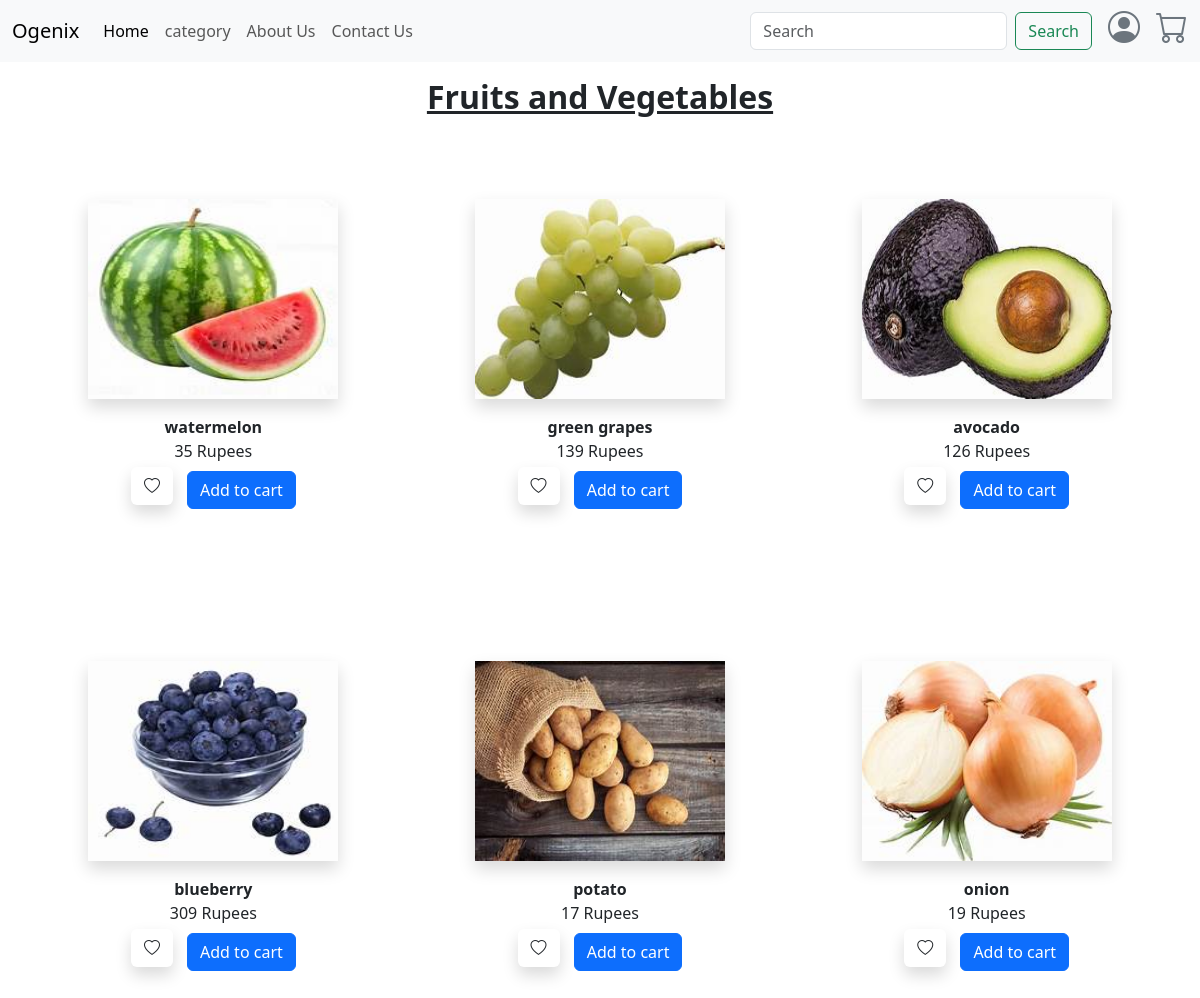
/fruit/, run on the app's committed database.
### marts/models.py (models this page shows, shortened)
class Product(models.Model):
   CATEGORY_CHOICES=[
      ('packaged','Packaged'),
      ('fruit','Fruit'),
      ('cooking','Cooking'),
      ('dairy','Dairy')
   ]
   name=models.CharField(max_length=50,unique=True)
   price=models.CharField()
   image=models.ImageField(upload_to='products/',null=True,blank=True)
   category=models.CharField(max_length=20,choices=CATEGORY_CHOICES,default='packaged')

### marts/views.py (the view)
# urls.py: path('fruit/',views.fruit,name='fruit'),
def fruit(request):
    products=Product.objects.filter(category='fruit')
    return render (request,'fruit-vegetable.html',{'products':products})

### templates/fruit-vegetable.html (shortened to what this page needs)
{% extends "base.html" %}
{% block body %}
{% load static %}
<div>
    <div><h2 class="text-center py-3 fw-bold text-decoration-underline">Fruits and Vegetables</h2></div>
    <div>
      <div class="container text-center ">
        <div class="row align-items-start " style="display: grid;grid-template-columns: repeat(3,1fr); gap: 20px; ">
          {% for product in products %}
          <div class="product" style="padding: 10px; text-align: center;">
          <div class="py-5">
            <div>
              <div><a href=""><img class="shadow" src="{{product.image.url}}" alt="" style="height: 200px; width: 250px;"></div></a>
              <div class="py-3">
                <span class="fw-bold">{{product.name}}</span><br>
                <span>{{product.price}} Rupees</span><br>
                <span ><button class="wishlist btn btn-danger-fill shadow" onClick="addToWishlist({{product.id}})" style="margin-right: 10px;"> <i class="bi bi-heart"></i></button>
                  <button onClick="addToCart({{product.id}})" data-id="{{product.id}}" data-name="{{product.name}}" data-price="{{product.price}}" type="button" class=" cart btn btn-primary mt-2">Add to cart</button></span>
              </div>
            </div>
          </div>
        </div>
        {% endfor %}
       </div>
     </div>
   </div>
</div>
{% endblock body %}

### data on the page
Product: image (picture), name "watermelon", price "35"
Product: image (picture), name "green grapes", price "139"
Product: image (picture), name "avocado", price "126"
Product: image (picture), name "blueberry", price "309"
Product: image (picture), name "potato", price "17"
Product: image (picture), name "onion", price "19"
